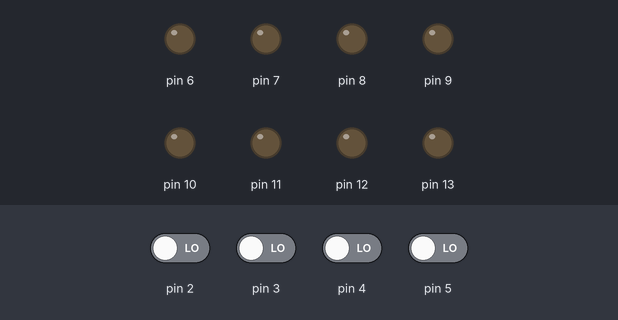
Bench run of a sketch on a simulated Arduino Uno, built with avr-gcc and run on an emulated ATmega328P. Parts: output pins drawn as LEDs (lit = HIGH). The inputs (shaded band) are chosen by the test bench; at power-on: pin 2–5 LOW.

Above: at 1.2 s.
1.3 s: pin 2 driven HIGH
At 2.0 s:
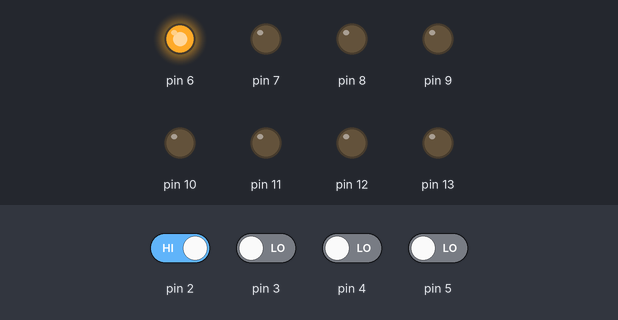
2.8 s: pin 3 driven HIGH
At 3.1 s:
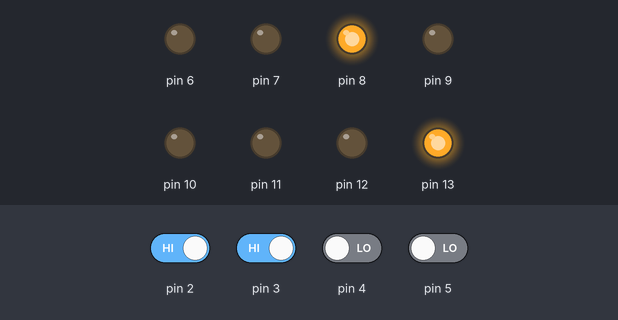
4.3 s: pin 4 driven HIGH
At 5.4 s:
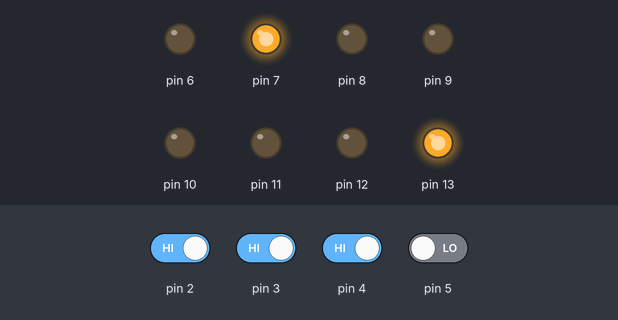
5.8 s: pin 5 driven HIGH
At 6.6 s:
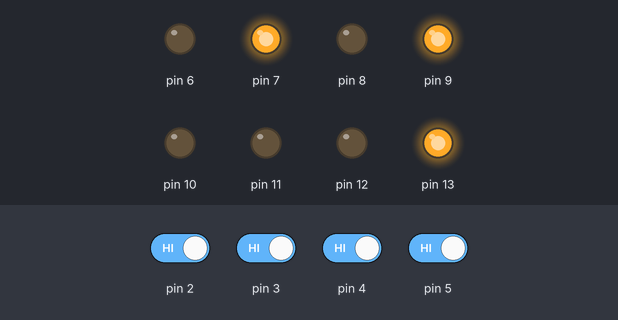
7.3 s: pin 2 driven LOW
At 7.7 s:
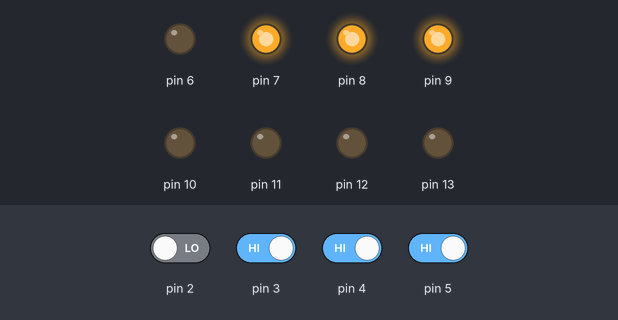
8.8 s: pin 3 driven LOW
At 10.1 s:
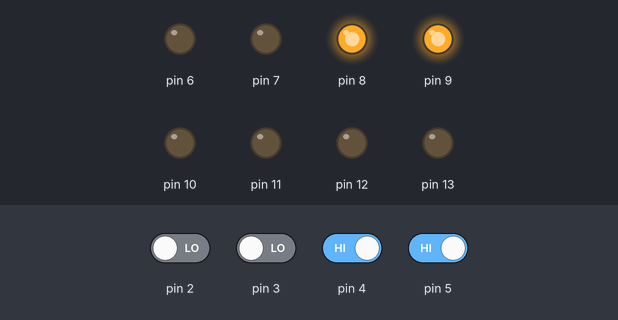
Timing chart, 0 to 11.3 s (numbered marks = the images above; inputs shaded):
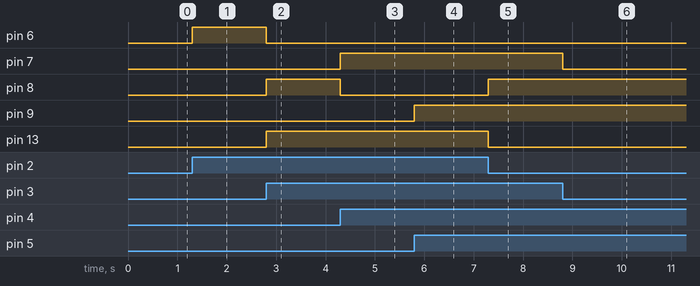

The sketch:

ARD_2DISPLAY_CON_LECTURA_DE_BITS_DES.ino
```cpp
byte dato,unidad,decena;    //Definimos las variables a usar
bool bit0,bit1,bit2,bit3;   //Definimos variables del tipo booleano
void setup() {
   pinMode(13,OUTPUT);
   pinMode(12,OUTPUT);
   pinMode(11,OUTPUT);
   pinMode(10,OUTPUT);
   pinMode(9,OUTPUT);
   pinMode(8,OUTPUT);
   pinMode(7,OUTPUT);
   pinMode(6,OUTPUT);
   pinMode(5,INPUT);
   pinMode(4,INPUT);
   pinMode(3,INPUT);
   pinMode(2,INPUT);
}
void loop() {
   bit0 = digitalRead(5);
   bit1 = digitalRead(4);
   bit2 = digitalRead(3);
   bit3 = digitalRead(2);
   //Calculamos el dígito ingresado por nosotros en hardware.
   dato = bit3*8 + bit2*4 + bit1*2 + bit0;
   //lo convertimos a 8bits. de decimal, a 8 bits.
   unidad = dato%10;
   digitalWrite(9,unidad%2);
   unidad = unidad/2;
   digitalWrite(8,unidad%2);
   unidad = unidad/2;
   digitalWrite(7,unidad%2);
   unidad = unidad/2;
   digitalWrite(6,unidad%2);
   decena = dato/10;
   digitalWrite(13,decena%2);
   decena = decena/2;
   digitalWrite(12,decena%2);
   decena = decena/2;
   digitalWrite(11,decena%2);
   decena = decena/2;
   digitalWrite(10,decena%2);
}
```

Measured:
- after the input at 1.3 s, pin 6: LOW → HIGH at once
- after the input at 2.8 s, pin 6: HIGH → LOW at once; pin 8, pin 13: LOW → HIGH at once
- after the input at 4.3 s, pin 7: LOW → HIGH at once; pin 8: HIGH → LOW at once
- after the input at 5.8 s, pin 9: LOW → HIGH at once
- after the input at 7.3 s, pin 8: LOW → HIGH at once; pin 13: HIGH → LOW at once
- after the input at 8.8 s, pin 7: HIGH → LOW at once
